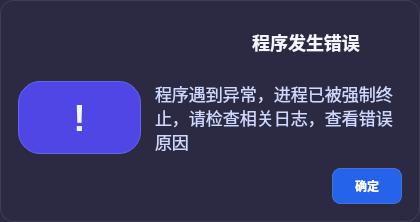
<?xml version="1.0" encoding="UTF-8"?>
<ui version="4.0">
 <class>ErrorDialog</class>
 <widget class="QDialog" name="ErrorDialog">
  <property name="geometry">
   <rect>
    <x>0</x>
    <y>0</y>
    <width>420</width>
    <height>222</height>
   </rect>
  </property>
  <property name="windowTitle">
   <string>错误</string>
  </property>
  <property name="styleSheet">
   <string notr="true">
QDialog {
    background-color: #2b2a42;
    border: 1px solid #3f3d5a;
    border-radius: 14px;
    font-family: &quot;Microsoft YaHei&quot;;
}

/* 红色顶部条 */
#header {
    background-color: #d32f2f;
}

/* 错误标题 */
#titleLabel {
    color: #f3f6ff;
    font-size: 18px;
    font-weight: 700;
}

/* 内容 */
#messageLabel {
    color: #d2dcff;
    line-height: 1.35em;
}

/* 按钮 */
QPushButton {
    background-color: #2563eb;
    color: white;
    border: 1px solid #4b6fd1;
    border-radius: 8px;
    padding: 8px 22px;
    font-weight: 600;
}

QPushButton:hover {
    background-color: #3b82f6;
    border: 1px solid #8cc1ff;
}

QPushButton:pressed {
    background-color: #1d4ed8;
}
   </string>
  </property>
  <layout class="QVBoxLayout" name="verticalLayout">
   <property name="spacing">
    <number>14</number>
   </property>
   <property name="leftMargin">
    <number>18</number>
   </property>
   <property name="topMargin">
    <number>18</number>
   </property>
   <property name="rightMargin">
    <number>18</number>
   </property>
   <property name="bottomMargin">
    <number>18</number>
   </property>
   <item>
    <layout class="QHBoxLayout" name="horizontalLayout" stretch="1,1">
     <item>
      <spacer name="horizontalSpacer_2">
       <property name="orientation">
        <enum>Qt::Orientation::Horizontal</enum>
       </property>
       <property name="sizeHint" stdset="0">
        <size>
         <width>40</width>
         <height>20</height>
        </size>
       </property>
      </spacer>
     </item>
     <item>
      <widget class="QLabel" name="titleLabel">
       <property name="text">
        <string>程序发生错误</string>
       </property>
       <property name="alignment">
        <set>Qt::AlignmentFlag::AlignCenter</set>
       </property>
      </widget>
     </item>
    </layout>
   </item>
   <item>
    <layout class="QHBoxLayout" name="contentLayout" stretch="1,2">
     <item>
      <widget class="QLabel" name="iconLabel">
       <property name="font">
        <font>
         <pointsize>28</pointsize>
         <bold>true</bold>
        </font>
       </property>
       <property name="styleSheet">
        <string notr="true">#iconLabel{
color: #f3f6ff;
font-weight: 700;
background: #4f46e5;
border: 1px solid #6366f1;
border-radius: 22px;
min-width: 44px;
min-height: 44px;
}</string>
       </property>
       <property name="text">
        <string>!</string>
       </property>
       <property name="alignment">
        <set>Qt::AlignmentFlag::AlignCenter</set>
       </property>
      </widget>
     </item>
     <item>
      <widget class="QLabel" name="messageLabel">
       <property name="font">
        <font>
         <family>Microsoft YaHei</family>
         <pointsize>13</pointsize>
        </font>
       </property>
       <property name="styleSheet">
        <string notr="true">#messageLabel{
 color: #cfd8ff;
}</string>
       </property>
       <property name="text">
        <string>程序遇到异常，进程已被强制终止，请检查相关日志，查看错误原因</string>
       </property>
       <property name="wordWrap">
        <bool>true</bool>
       </property>
      </widget>
     </item>
    </layout>
   </item>
   <item>
    <layout class="QHBoxLayout" name="buttonLayout">
     <item>
      <spacer name="horizontalSpacer">
       <property name="orientation">
        <enum>Qt::Orientation::Horizontal</enum>
       </property>
       <property name="sizeHint" stdset="0">
        <size>
         <width>40</width>
         <height>20</height>
        </size>
       </property>
      </spacer>
     </item>
     <item>
      <widget class="QPushButton" name="okButton">
       <property name="text">
        <string>确定</string>
       </property>
      </widget>
     </item>
    </layout>
   </item>
  </layout>
 </widget>
 <resources/>
 <connections>
  <connection>
   <sender>okButton</sender>
   <signal>clicked()</signal>
   <receiver>ErrorDialog</receiver>
   <slot>accept()</slot>
   <hints>
    <hint type="sourcelabel">
     <x>20</x>
     <y>20</y>
    </hint>
    <hint type="destinationlabel">
     <x>20</x>
     <y>20</y>
    </hint>
   </hints>
  </connection>
 </connections>
</ui>
